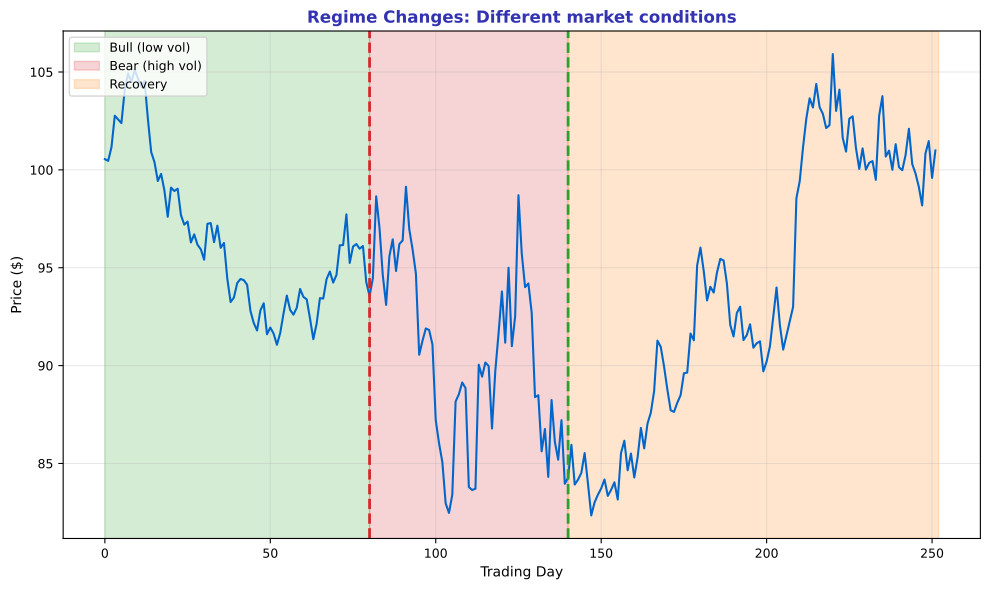

Recreate this plot in Python.
"""Regime Changes - Different market conditions"""
import matplotlib.pyplot as plt
import numpy as np
from pathlib import Path

plt.rcParams.update({
    'font.size': 10, 'axes.labelsize': 10, 'axes.titlesize': 11,
    'xtick.labelsize': 9, 'ytick.labelsize': 9, 'legend.fontsize': 9,
    'figure.figsize': (10, 6), 'figure.dpi': 150
})

MLPURPLE = '#3333B2'
MLBLUE = '#0066CC'
MLORANGE = '#FF7F0E'
MLGREEN = '#2CA02C'
MLRED = '#D62728'

np.random.seed(42)

regime1 = np.random.randn(80) * 1 + 0.05
regime2 = np.random.randn(60) * 3 - 0.1
regime3 = np.random.randn(112) * 1.5 + 0.02

returns_regime = np.concatenate([regime1, regime2, regime3])
prices_regime = 100 * np.exp(np.cumsum(returns_regime / 100))

fig, ax = plt.subplots(figsize=(10, 6))

ax.plot(prices_regime, color=MLBLUE, linewidth=1.5)

ax.axvspan(0, 80, alpha=0.2, color=MLGREEN, label='Bull (low vol)')
ax.axvspan(80, 140, alpha=0.2, color=MLRED, label='Bear (high vol)')
ax.axvspan(140, 252, alpha=0.2, color=MLORANGE, label='Recovery')

ax.axvline(80, color=MLRED, linewidth=2, linestyle='--')
ax.axvline(140, color=MLGREEN, linewidth=2, linestyle='--')

ax.set_xlabel('Trading Day', fontsize=10)
ax.set_ylabel('Price ($)', fontsize=10)
ax.set_title('Regime Changes: Different market conditions', fontsize=12, fontweight='bold', color=MLPURPLE)
ax.legend(fontsize=9, loc='upper left')
ax.grid(alpha=0.3)

plt.tight_layout()
plt.savefig(Path(__file__).parent / 'chart.pdf', dpi=300, bbox_inches='tight')
plt.close()
